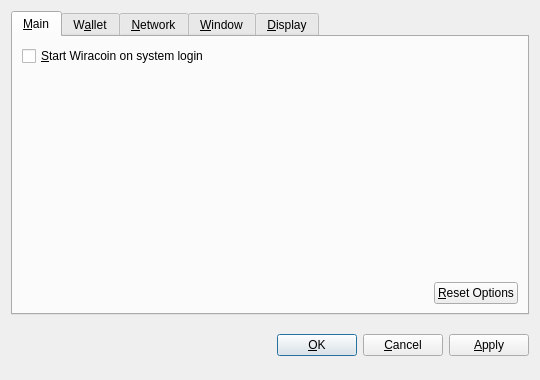
<?xml version="1.0" encoding="UTF-8"?>
<ui version="4.0">
 <class>OptionsDialog</class>
 <widget class="QDialog" name="OptionsDialog">
  <property name="geometry">
   <rect>
    <x>0</x>
    <y>0</y>
    <width>540</width>
    <height>380</height>
   </rect>
  </property>
  <property name="windowTitle">
   <string>Options</string>
  </property>
  <property name="modal">
   <bool>true</bool>
  </property>
  <layout class="QVBoxLayout" name="verticalLayout">
   <item>
    <widget class="QTabWidget" name="tabWidget">
     <property name="tabPosition">
      <enum>QTabWidget::North</enum>
     </property>
     <property name="currentIndex">
      <number>0</number>
     </property>
     <widget class="QWidget" name="tabMain">
      <attribute name="title">
       <string>&amp;Main</string>
      </attribute>
      <layout class="QVBoxLayout" name="verticalLayout_Main">
       <item>
        <widget class="QCheckBox" name="bitcoinAtStartup">
         <property name="toolTip">
          <string>Automatically start Wiracoin after logging in to the system.</string>
         </property>
         <property name="text">
          <string>&amp;Start Wiracoin on system login</string>
         </property>
        </widget>
       </item>
       <item>
        <spacer name="verticalSpacer_Main">
         <property name="orientation">
          <enum>Qt::Vertical</enum>
         </property>
         <property name="sizeHint" stdset="0">
          <size>
           <width>20</width>
           <height>40</height>
          </size>
         </property>
        </spacer>
       </item>
       <item>
        <layout class="QHBoxLayout" name="horizontalLayout_2_Main">
         <item>
          <spacer name="horizontalSpacer_2_Main">
           <property name="orientation">
            <enum>Qt::Horizontal</enum>
           </property>
           <property name="sizeHint" stdset="0">
            <size>
             <width>40</width>
             <height>20</height>
            </size>
           </property>
          </spacer>
         </item>
         <item>
          <widget class="QPushButton" name="resetButton">
           <property name="toolTip">
            <string>Reset all client options to default.</string>
           </property>
           <property name="text">
            <string>&amp;Reset Options</string>
           </property>
           <property name="autoDefault">
            <bool>false</bool>
           </property>
          </widget>
         </item>
        </layout>
       </item>
      </layout>
     </widget>
     <widget class="QWidget" name="tabWallet">
      <attribute name="title">
       <string>W&amp;allet</string>
      </attribute>
      <layout class="QVBoxLayout" name="verticalLayout_Network">
       <item>
        <widget class="QLabel" name="transactionFeeInfoLabel">
         <property name="text">
          <string>Optional transaction fee per kB that helps make sure your transactions are processed quickly. Most transactions are 1 kB.</string>
         </property>
         <property name="textFormat">
          <enum>Qt::PlainText</enum>
         </property>
         <property name="wordWrap">
          <bool>true</bool>
         </property>
        </widget>
       </item>
       <item>
        <layout class="QHBoxLayout" name="horizontalLayout_1_Main">
         <item>
          <widget class="QLabel" name="transactionFeeLabel">
           <property name="text">
            <string>Pay transaction &amp;fee</string>
           </property>
           <property name="textFormat">
            <enum>Qt::PlainText</enum>
           </property>
           <property name="buddy">
            <cstring>transactionFee</cstring>
           </property>
          </widget>
         </item>
         <item>
          <widget class="BitcoinAmountField" name="transactionFee"/>
         </item>
         <item>
          <spacer name="horizontalSpacer_1_Main">
           <property name="orientation">
            <enum>Qt::Horizontal</enum>
           </property>
           <property name="sizeHint" stdset="0">
            <size>
             <width>40</width>
             <height>20</height>
            </size>
           </property>
          </spacer>
         </item>
        </layout>
       </item>
       <item>
        <widget class="QLabel" name="label">
         <property name="text">
          <string>If you disable the spending of unconfirmed change, the change from a transaction cannot be used until that transaction has at least one confirmation. This also affects how your balance is computed.</string>
         </property>
         <property name="wordWrap">
          <bool>true</bool>
         </property>
        </widget>
       </item>
       <item>
        <widget class="QCheckBox" name="spendZeroConfChange">
         <property name="text">
          <string>Spend unconfirmed change  (experts only)</string>
         </property>
        </widget>
       </item>
       <item>
        <spacer name="verticalSpacer">
         <property name="orientation">
          <enum>Qt::Vertical</enum>
         </property>
         <property name="sizeHint" stdset="0">
          <size>
           <width>20</width>
           <height>40</height>
          </size>
         </property>
        </spacer>
       </item>
      </layout>
     </widget>
     <widget class="QWidget" name="tabNetwork">
      <attribute name="title">
       <string>&amp;Network</string>
      </attribute>
      <layout class="QVBoxLayout" name="verticalLayout_Network">
       <item>
        <widget class="QCheckBox" name="mapPortUpnp">
         <property name="toolTip">
          <string>Automatically open the Wiracoin client port on the router. This only works when your router supports UPnP and it is enabled.</string>
         </property>
         <property name="text">
          <string>Map port using &amp;UPnP</string>
         </property>
        </widget>
       </item>
       <item>
        <widget class="QCheckBox" name="connectSocks">
         <property name="toolTip">
          <string>Connect to the Wiracoin network through a SOCKS proxy (e.g. when connecting through Tor).</string>
         </property>
         <property name="text">
          <string>&amp;Connect through SOCKS proxy:</string>
         </property>
        </widget>
       </item>
       <item>
        <layout class="QHBoxLayout" name="horizontalLayout_Network">
         <item>
          <widget class="QLabel" name="proxyIpLabel">
           <property name="text">
            <string>Proxy &amp;IP:</string>
           </property>
           <property name="textFormat">
            <enum>Qt::PlainText</enum>
           </property>
           <property name="buddy">
            <cstring>proxyIp</cstring>
           </property>
          </widget>
         </item>
         <item>
          <widget class="QValidatedLineEdit" name="proxyIp">
           <property name="maximumSize">
            <size>
             <width>140</width>
             <height>16777215</height>
            </size>
           </property>
           <property name="toolTip">
            <string>IP address of the proxy (e.g. 127.0.0.1)</string>
           </property>
          </widget>
         </item>
         <item>
          <widget class="QLabel" name="proxyPortLabel">
           <property name="text">
            <string>&amp;Port:</string>
           </property>
           <property name="textFormat">
            <enum>Qt::PlainText</enum>
           </property>
           <property name="buddy">
            <cstring>proxyPort</cstring>
           </property>
          </widget>
         </item>
         <item>
          <widget class="QLineEdit" name="proxyPort">
           <property name="maximumSize">
            <size>
             <width>55</width>
             <height>16777215</height>
            </size>
           </property>
           <property name="toolTip">
            <string>Port of the proxy (e.g. 9050)</string>
           </property>
          </widget>
         </item>
         <item>
          <widget class="QLabel" name="socksVersionLabel">
           <property name="text">
            <string>SOCKS &amp;Version:</string>
           </property>
           <property name="textFormat">
            <enum>Qt::PlainText</enum>
           </property>
           <property name="buddy">
            <cstring>socksVersion</cstring>
           </property>
          </widget>
         </item>
         <item>
          <widget class="QValueComboBox" name="socksVersion">
           <property name="toolTip">
            <string>SOCKS version of the proxy (e.g. 5)</string>
           </property>
          </widget>
         </item>
         <item>
          <spacer name="horizontalSpacer_Network">
           <property name="orientation">
            <enum>Qt::Horizontal</enum>
           </property>
           <property name="sizeHint" stdset="0">
            <size>
             <width>40</width>
             <height>20</height>
            </size>
           </property>
          </spacer>
         </item>
        </layout>
       </item>
       <item>
        <spacer name="verticalSpacer_Network">
         <property name="orientation">
          <enum>Qt::Vertical</enum>
         </property>
         <property name="sizeHint" stdset="0">
          <size>
           <width>20</width>
           <height>40</height>
          </size>
         </property>
        </spacer>
       </item>
      </layout>
     </widget>
     <widget class="QWidget" name="tabWindow">
      <attribute name="title">
       <string>&amp;Window</string>
      </attribute>
      <layout class="QVBoxLayout" name="verticalLayout_Window">
       <item>
        <widget class="QCheckBox" name="minimizeToTray">
         <property name="toolTip">
          <string>Show only a tray icon after minimizing the window.</string>
         </property>
         <property name="text">
          <string>&amp;Minimize to the tray instead of the taskbar</string>
         </property>
        </widget>
       </item>
       <item>
        <widget class="QCheckBox" name="minimizeOnClose">
         <property name="toolTip">
          <string>Minimize instead of exit the application when the window is closed. When this option is enabled, the application will be closed only after selecting Quit in the menu.</string>
         </property>
         <property name="text">
          <string>M&amp;inimize on close</string>
         </property>
        </widget>
       </item>
       <item>
        <spacer name="verticalSpacer_Window">
         <property name="orientation">
          <enum>Qt::Vertical</enum>
         </property>
         <property name="sizeHint" stdset="0">
          <size>
           <width>20</width>
           <height>40</height>
          </size>
         </property>
        </spacer>
       </item>
      </layout>
     </widget>
     <widget class="QWidget" name="tabDisplay">
      <attribute name="title">
       <string>&amp;Display</string>
      </attribute>
      <layout class="QVBoxLayout" name="verticalLayout_Display">
       <item>
        <layout class="QHBoxLayout" name="horizontalLayout_1_Display">
         <item>
          <widget class="QLabel" name="langLabel">
           <property name="text">
            <string>User Interface &amp;language:</string>
           </property>
           <property name="textFormat">
            <enum>Qt::PlainText</enum>
           </property>
           <property name="buddy">
            <cstring>lang</cstring>
           </property>
          </widget>
         </item>
         <item>
          <widget class="QValueComboBox" name="lang">
           <property name="toolTip">
            <string>The user interface language can be set here. This setting will take effect after restarting Wiracoin.</string>
           </property>
          </widget>
         </item>
        </layout>
       </item>
       <item>
        <layout class="QHBoxLayout" name="horizontalLayout_2_Display">
         <item>
          <widget class="QLabel" name="unitLabel">
           <property name="text">
            <string>&amp;Unit to show amounts in:</string>
           </property>
           <property name="textFormat">
            <enum>Qt::PlainText</enum>
           </property>
           <property name="buddy">
            <cstring>unit</cstring>
           </property>
          </widget>
         </item>
         <item>
          <widget class="QValueComboBox" name="unit">
           <property name="toolTip">
            <string>Choose the default subdivision unit to show in the interface and when sending coins.</string>
           </property>
          </widget>
         </item>
        </layout>
       </item>
       <item>
        <widget class="QCheckBox" name="displayAddresses">
         <property name="toolTip">
          <string>Whether to show Wiracoin addresses in the transaction list or not.</string>
         </property>
         <property name="text">
          <string>&amp;Display addresses in transaction list</string>
         </property>
        </widget>
       </item>
       <item>
        <widget class="QCheckBox" name="coinControlFeatures">
         <property name="toolTip">
          <string>Whether to show coin control features or not.</string>
         </property>
         <property name="text">
          <string>Display coin &amp;control features (experts only!)</string>
         </property>
        </widget>
       </item>
       <item>
        <spacer name="verticalSpacer_Display">
         <property name="orientation">
          <enum>Qt::Vertical</enum>
         </property>
         <property name="sizeHint" stdset="0">
          <size>
           <width>20</width>
           <height>40</height>
          </size>
         </property>
        </spacer>
       </item>
      </layout>
     </widget>
    </widget>
   </item>
   <item>
    <layout class="QHBoxLayout" name="horizontalLayout_Buttons">
     <item>
      <spacer name="horizontalSpacer_1">
       <property name="orientation">
        <enum>Qt::Horizontal</enum>
       </property>
       <property name="sizeHint" stdset="0">
        <size>
         <width>40</width>
         <height>48</height>
        </size>
       </property>
      </spacer>
     </item>
     <item>
      <widget class="QLabel" name="statusLabel">
       <property name="font">
        <font>
         <weight>75</weight>
         <bold>true</bold>
        </font>
       </property>
       <property name="text">
        <string/>
       </property>
       <property name="textFormat">
        <enum>Qt::PlainText</enum>
       </property>
       <property name="wordWrap">
        <bool>true</bool>
       </property>
      </widget>
     </item>
     <item>
      <spacer name="horizontalSpacer_2">
       <property name="orientation">
        <enum>Qt::Horizontal</enum>
       </property>
       <property name="sizeHint" stdset="0">
        <size>
         <width>40</width>
         <height>48</height>
        </size>
       </property>
      </spacer>
     </item>
     <item>
      <widget class="QPushButton" name="okButton">
       <property name="text">
        <string>&amp;OK</string>
       </property>
      </widget>
     </item>
     <item>
      <widget class="QPushButton" name="cancelButton">
       <property name="text">
        <string>&amp;Cancel</string>
       </property>
       <property name="autoDefault">
        <bool>false</bool>
       </property>
      </widget>
     </item>
     <item>
      <widget class="QPushButton" name="applyButton">
       <property name="text">
        <string>&amp;Apply</string>
       </property>
       <property name="autoDefault">
        <bool>false</bool>
       </property>
      </widget>
     </item>
    </layout>
   </item>
  </layout>
 </widget>
 <customwidgets>
  <customwidget>
   <class>BitcoinAmountField</class>
   <extends>QSpinBox</extends>
   <header>bitcoinamountfield.h</header>
  </customwidget>
  <customwidget>
   <class>QValueComboBox</class>
   <extends>QComboBox</extends>
   <header>qvaluecombobox.h</header>
  </customwidget>
  <customwidget>
   <class>QValidatedLineEdit</class>
   <extends>QLineEdit</extends>
   <header>qvalidatedlineedit.h</header>
  </customwidget>
 </customwidgets>
 <resources/>
 <connections/>
</ui>
